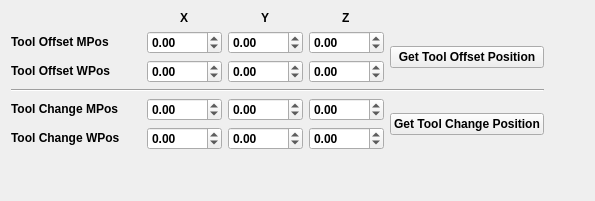
          <widget class="QWidget" name="machine_settings_tab">
           <attribute name="title">
            <string>Machine Settings</string>
           </attribute>
           <layout class="QGridLayout" name="gridLayout_13">
            <item row="1" column="0">
             <spacer name="verticalSpacer_3">
              <property name="orientation">
               <enum>Qt::Vertical</enum>
              </property>
              <property name="sizeHint" stdset="0">
               <size>
                <width>20</width>
                <height>40</height>
               </size>
              </property>
             </spacer>
            </item>
            <item row="0" column="0">
             <layout class="QVBoxLayout" name="verticalLayout_5">
              <item>
               <layout class="QHBoxLayout" name="horizontalLayout_13">
                <item>
                 <layout class="QGridLayout" name="gridLayout_14">
                  <item row="0" column="1" alignment="Qt::AlignHCenter">
                   <widget class="QLabel" name="x_la">
                    <property name="sizePolicy">
                     <sizepolicy hsizetype="Minimum" vsizetype="Fixed">
                      <horstretch>0</horstretch>
                      <verstretch>0</verstretch>
                     </sizepolicy>
                    </property>
                    <property name="maximumSize">
                     <size>
                      <width>16777215</width>
                      <height>50</height>
                     </size>
                    </property>
                    <property name="font">
                     <font>
                      <weight>75</weight>
                      <bold>true</bold>
                     </font>
                    </property>
                    <property name="locale">
                     <locale language="English" country="UnitedKingdom"/>
                    </property>
                    <property name="text">
                     <string>X</string>
                    </property>
                   </widget>
                  </item>
                  <item row="0" column="2" alignment="Qt::AlignHCenter">
                   <widget class="QLabel" name="y_la">
                    <property name="sizePolicy">
                     <sizepolicy hsizetype="Minimum" vsizetype="Fixed">
                      <horstretch>0</horstretch>
                      <verstretch>0</verstretch>
                     </sizepolicy>
                    </property>
                    <property name="maximumSize">
                     <size>
                      <width>16777215</width>
                      <height>50</height>
                     </size>
                    </property>
                    <property name="font">
                     <font>
                      <weight>75</weight>
                      <bold>true</bold>
                     </font>
                    </property>
                    <property name="locale">
                     <locale language="English" country="UnitedKingdom"/>
                    </property>
                    <property name="text">
                     <string>Y</string>
                    </property>
                   </widget>
                  </item>
                  <item row="0" column="3" alignment="Qt::AlignHCenter">
                   <widget class="QLabel" name="z_la">
                    <property name="sizePolicy">
                     <sizepolicy hsizetype="Minimum" vsizetype="Fixed">
                      <horstretch>0</horstretch>
                      <verstretch>0</verstretch>
                     </sizepolicy>
                    </property>
                    <property name="maximumSize">
                     <size>
                      <width>16777215</width>
                      <height>50</height>
                     </size>
                    </property>
                    <property name="font">
                     <font>
                      <weight>75</weight>
                      <bold>true</bold>
                     </font>
                    </property>
                    <property name="locale">
                     <locale language="English" country="UnitedKingdom"/>
                    </property>
                    <property name="text">
                     <string>Z</string>
                    </property>
                   </widget>
                  </item>
                  <item row="1" column="0">
                   <widget class="QLabel" name="tool_offset_la">
                    <property name="sizePolicy">
                     <sizepolicy hsizetype="Minimum" vsizetype="Fixed">
                      <horstretch>0</horstretch>
                      <verstretch>0</verstretch>
                     </sizepolicy>
                    </property>
                    <property name="minimumSize">
                     <size>
                      <width>130</width>
                      <height>0</height>
                     </size>
                    </property>
                    <property name="font">
                     <font>
                      <weight>75</weight>
                      <bold>true</bold>
                     </font>
                    </property>
                    <property name="locale">
                     <locale language="English" country="UnitedKingdom"/>
                    </property>
                    <property name="text">
                     <string>Tool Offset MPos</string>
                    </property>
                   </widget>
                  </item>
                  <item row="1" column="1">
                   <widget class="QDoubleSpinBox" name="tool_offset_x_mpos_dsb">
                    <property name="font">
                     <font>
                      <weight>75</weight>
                      <bold>true</bold>
                     </font>
                    </property>
                    <property name="minimum">
                     <double>-1000.000000000000000</double>
                    </property>
                    <property name="maximum">
                     <double>1000.000000000000000</double>
                    </property>
                    <property name="singleStep">
                     <double>0.100000000000000</double>
                    </property>
                   </widget>
                  </item>
                  <item row="1" column="2">
                   <widget class="QDoubleSpinBox" name="tool_offset_y_mpos_dsb">
                    <property name="font">
                     <font>
                      <weight>75</weight>
                      <bold>true</bold>
                     </font>
                    </property>
                    <property name="minimum">
                     <double>-1000.000000000000000</double>
                    </property>
                    <property name="maximum">
                     <double>1000.000000000000000</double>
                    </property>
                    <property name="singleStep">
                     <double>0.100000000000000</double>
                    </property>
                   </widget>
                  </item>
                  <item row="1" column="3">
                   <widget class="QDoubleSpinBox" name="tool_offset_z_mpos_dsb">
                    <property name="font">
                     <font>
                      <weight>75</weight>
                      <bold>true</bold>
                     </font>
                    </property>
                    <property name="minimum">
                     <double>-1000.000000000000000</double>
                    </property>
                    <property name="maximum">
                     <double>1000.000000000000000</double>
                    </property>
                    <property name="singleStep">
                     <double>0.100000000000000</double>
                    </property>
                   </widget>
                  </item>
                  <item row="2" column="0">
                   <widget class="QLabel" name="tool_offset_la_2">
                    <property name="sizePolicy">
                     <sizepolicy hsizetype="Minimum" vsizetype="Fixed">
                      <horstretch>0</horstretch>
                      <verstretch>0</verstretch>
                     </sizepolicy>
                    </property>
                    <property name="minimumSize">
                     <size>
                      <width>130</width>
                      <height>0</height>
                     </size>
                    </property>
                    <property name="font">
                     <font>
                      <weight>75</weight>
                      <bold>true</bold>
                     </font>
                    </property>
                    <property name="locale">
                     <locale language="English" country="UnitedKingdom"/>
                    </property>
                    <property name="text">
                     <string>Tool Offset WPos</string>
                    </property>
                   </widget>
                  </item>
                  <item row="2" column="1">
                   <widget class="QDoubleSpinBox" name="tool_offset_x_wpos_dsb">
                    <property name="font">
                     <font>
                      <weight>75</weight>
                      <bold>true</bold>
                     </font>
                    </property>
                    <property name="minimum">
                     <double>-1000.000000000000000</double>
                    </property>
                    <property name="maximum">
                     <double>1000.000000000000000</double>
                    </property>
                    <property name="singleStep">
                     <double>0.100000000000000</double>
                    </property>
                   </widget>
                  </item>
                  <item row="2" column="2">
                   <widget class="QDoubleSpinBox" name="tool_offset_y_wpos_dsb">
                    <property name="font">
                     <font>
                      <weight>75</weight>
                      <bold>true</bold>
                     </font>
                    </property>
                    <property name="minimum">
                     <double>-1000.000000000000000</double>
                    </property>
                    <property name="maximum">
                     <double>1000.000000000000000</double>
                    </property>
                    <property name="singleStep">
                     <double>0.100000000000000</double>
                    </property>
                   </widget>
                  </item>
                  <item row="2" column="3">
                   <widget class="QDoubleSpinBox" name="tool_offset_z_wpos_dsb">
                    <property name="font">
                     <font>
                      <weight>75</weight>
                      <bold>true</bold>
                     </font>
                    </property>
                    <property name="minimum">
                     <double>-1000.000000000000000</double>
                    </property>
                    <property name="maximum">
                     <double>1000.000000000000000</double>
                    </property>
                    <property name="singleStep">
                     <double>0.100000000000000</double>
                    </property>
                   </widget>
                  </item>
                 </layout>
                </item>
                <item>
                 <layout class="QVBoxLayout" name="verticalLayout_4">
                  <item>
                   <widget class="QLabel" name="label_3">
                    <property name="sizePolicy">
                     <sizepolicy hsizetype="Preferred" vsizetype="Fixed">
                      <horstretch>0</horstretch>
                      <verstretch>0</verstretch>
                     </sizepolicy>
                    </property>
                    <property name="minimumSize">
                     <size>
                      <width>0</width>
                      <height>1</height>
                     </size>
                    </property>
                    <property name="text">
                     <string/>
                    </property>
                   </widget>
                  </item>
                  <item alignment="Qt::AlignVCenter">
                   <widget class="QPushButton" name="get_tool_offset_pb">
                    <property name="sizePolicy">
                     <sizepolicy hsizetype="Minimum" vsizetype="Fixed">
                      <horstretch>0</horstretch>
                      <verstretch>0</verstretch>
                     </sizepolicy>
                    </property>
                    <property name="font">
                     <font>
                      <weight>75</weight>
                      <bold>true</bold>
                     </font>
                    </property>
                    <property name="locale">
                     <locale language="English" country="UnitedKingdom"/>
                    </property>
                    <property name="text">
                     <string>Get Tool Offset Position</string>
                    </property>
                   </widget>
                  </item>
                 </layout>
                </item>
               </layout>
              </item>
              <item>
               <widget class="Line" name="line_6">
                <property name="orientation">
                 <enum>Qt::Horizontal</enum>
                </property>
               </widget>
              </item>
              <item>
               <layout class="QHBoxLayout" name="horizontalLayout_15">
                <item>
                 <layout class="QGridLayout" name="gridLayout_15">
                  <item row="0" column="0">
                   <widget class="QLabel" name="tool_change_la">
                    <property name="sizePolicy">
                     <sizepolicy hsizetype="Minimum" vsizetype="Fixed">
                      <horstretch>0</horstretch>
                      <verstretch>0</verstretch>
                     </sizepolicy>
                    </property>
                    <property name="minimumSize">
                     <size>
                      <width>130</width>
                      <height>0</height>
                     </size>
                    </property>
                    <property name="font">
                     <font>
                      <weight>75</weight>
                      <bold>true</bold>
                     </font>
                    </property>
                    <property name="locale">
                     <locale language="English" country="UnitedKingdom"/>
                    </property>
                    <property name="text">
                     <string>Tool Change MPos</string>
                    </property>
                   </widget>
                  </item>
                  <item row="0" column="1">
                   <widget class="QDoubleSpinBox" name="tool_change_x_mpos_dsb">
                    <property name="font">
                     <font>
                      <weight>75</weight>
                      <bold>true</bold>
                     </font>
                    </property>
                    <property name="locale">
                     <locale language="English" country="UnitedKingdom"/>
                    </property>
                    <property name="minimum">
                     <double>-1000.000000000000000</double>
                    </property>
                    <property name="maximum">
                     <double>1000.000000000000000</double>
                    </property>
                    <property name="singleStep">
                     <double>0.100000000000000</double>
                    </property>
                   </widget>
                  </item>
                  <item row="0" column="2">
                   <widget class="QDoubleSpinBox" name="tool_change_y_mpos_dsb">
                    <property name="font">
                     <font>
                      <weight>75</weight>
                      <bold>true</bold>
                     </font>
                    </property>
                    <property name="locale">
                     <locale language="English" country="UnitedKingdom"/>
                    </property>
                    <property name="minimum">
                     <double>-1000.000000000000000</double>
                    </property>
                    <property name="maximum">
                     <double>1000.000000000000000</double>
                    </property>
                    <property name="singleStep">
                     <double>0.100000000000000</double>
                    </property>
                   </widget>
                  </item>
                  <item row="0" column="3">
                   <widget class="QDoubleSpinBox" name="tool_change_z_mpos_dsb">
                    <property name="font">
                     <font>
                      <weight>75</weight>
                      <bold>true</bold>
                     </font>
                    </property>
                    <property name="locale">
                     <locale language="English" country="UnitedKingdom"/>
                    </property>
                    <property name="minimum">
                     <double>-1000.000000000000000</double>
                    </property>
                    <property name="maximum">
                     <double>1000.000000000000000</double>
                    </property>
                    <property name="singleStep">
                     <double>0.100000000000000</double>
                    </property>
                   </widget>
                  </item>
                  <item row="1" column="0">
                   <widget class="QLabel" name="tool_change_la_2">
                    <property name="sizePolicy">
                     <sizepolicy hsizetype="Minimum" vsizetype="Fixed">
                      <horstretch>0</horstretch>
                      <verstretch>0</verstretch>
                     </sizepolicy>
                    </property>
                    <property name="font">
                     <font>
                      <weight>75</weight>
                      <bold>true</bold>
                     </font>
                    </property>
                    <property name="locale">
                     <locale language="English" country="UnitedKingdom"/>
                    </property>
                    <property name="text">
                     <string>Tool Change WPos</string>
                    </property>
                   </widget>
                  </item>
                  <item row="1" column="1">
                   <widget class="QDoubleSpinBox" name="tool_change_x_wpos_dsb">
                    <property name="font">
                     <font>
                      <weight>75</weight>
                      <bold>true</bold>
                     </font>
                    </property>
                    <property name="locale">
                     <locale language="English" country="UnitedKingdom"/>
                    </property>
                    <property name="minimum">
                     <double>-1000.000000000000000</double>
                    </property>
                    <property name="maximum">
                     <double>1000.000000000000000</double>
                    </property>
                    <property name="singleStep">
                     <double>0.100000000000000</double>
                    </property>
                   </widget>
                  </item>
                  <item row="1" column="2">
                   <widget class="QDoubleSpinBox" name="tool_change_y_wpos_dsb">
                    <property name="font">
                     <font>
                      <weight>75</weight>
                      <bold>true</bold>
                     </font>
                    </property>
                    <property name="locale">
                     <locale language="English" country="UnitedKingdom"/>
                    </property>
                    <property name="minimum">
                     <double>-1000.000000000000000</double>
                    </property>
                    <property name="maximum">
                     <double>1000.000000000000000</double>
                    </property>
                    <property name="singleStep">
                     <double>0.100000000000000</double>
                    </property>
                   </widget>
                  </item>
                  <item row="1" column="3">
                   <widget class="QDoubleSpinBox" name="tool_change_z_wpos_dsb">
                    <property name="font">
                     <font>
                      <weight>75</weight>
                      <bold>true</bold>
                     </font>
                    </property>
                    <property name="locale">
                     <locale language="English" country="UnitedKingdom"/>
                    </property>
                    <property name="minimum">
                     <double>-1000.000000000000000</double>
                    </property>
                    <property name="maximum">
                     <double>1000.000000000000000</double>
                    </property>
                    <property name="singleStep">
                     <double>0.100000000000000</double>
                    </property>
                   </widget>
                  </item>
                 </layout>
                </item>
                <item>
                 <widget class="QPushButton" name="get_tool_change_pb">
                  <property name="sizePolicy">
                   <sizepolicy hsizetype="Minimum" vsizetype="Fixed">
                    <horstretch>0</horstretch>
                    <verstretch>0</verstretch>
                   </sizepolicy>
                  </property>
                  <property name="font">
                   <font>
                    <weight>75</weight>
                    <bold>true</bold>
                   </font>
                  </property>
                  <property name="locale">
                   <locale language="English" country="UnitedKingdom"/>
                  </property>
                  <property name="text">
                   <string>Get Tool Change Position</string>
                  </property>
                 </widget>
                </item>
               </layout>
              </item>
             </layout>
            </item>
            <item row="0" column="1">
             <spacer name="horizontalSpacer_4">
              <property name="orientation">
               <enum>Qt::Horizontal</enum>
              </property>
              <property name="sizeHint" stdset="0">
               <size>
                <width>40</width>
                <height>20</height>
               </size>
              </property>
             </spacer>
            </item>
           </layout>
          </widget>
